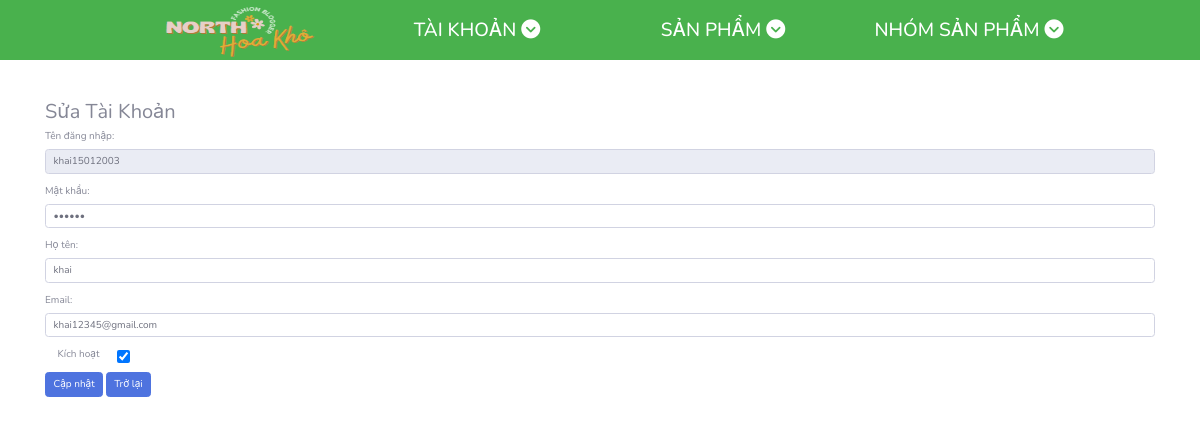
The app's page /suataikhoan.php?tendangnhap=khai15012003 with its own data.
### tables this page shows
CREATE TABLE `taikhoan` (
  `tendangnhap` varchar(50) NOT NULL,
  `matkhau` varchar(50) NOT NULL,
  `hoten` varchar(100) DEFAULT NULL,
  `email` varchar(100) DEFAULT NULL,
  `enable` tinyint(1) NOT NULL DEFAULT 1
);

### ketnoi.php (called while the page is built, shortened)
<?php
   class ketnoi{
   private    $servername = "localhost";
   private  $username = "root";
   private   $password = "";
   private  $dbname = "webbanhoa";
    function __construct(){
    $this->conn = mysqli_connect( $this->servername,  $this->username,  $this->password,  $this->dbname);
}}
    ?>

### function_taikhoan.php (called while the page is built, shortened)
<?php
include "ketnoi.php";
class taikhoan extends ketnoi{
function hienthiid($id){
    $sql = "SELECT * FROM taikhoan WHERE tendangnhap = '$id'";
    $result = mysqli_query($this->conn,$sql);
    return $result;
}
};

### suataikhoan.php (the view, shortened to what this page needs)
<link href="quantri/vendor/fontawesome-free/css/all.min.css" rel="stylesheet" type="text/css">
    <link href="quantri/css/sb-admin-2.min.css" rel="stylesheet">
<?php include "headerquantri.php";
include "function_taikhoan.php";
$taikhoan = new taikhoan();
$tendangnhap = $_GET['tendangnhap'];
$result = $taikhoan->hienthiid($tendangnhap);
$row = mysqli_fetch_array($result);
?>
<!DOCTYPE html>
<html lang="en">
<body>
    <div class="container">
        <h2>Sửa Tài Khoản</h2>
        <form action="" method="POST">
            <div class="form-group">
                <label for="email">Tên đăng nhập:</label>
                <input type="text" class="form-control" id="tenn" name="ten"
                    value="<?php echo $row['tendangnhap'] ?>" disabled >
            </div>
            <div class="form-group">
                <label for="pwd">Mật khẩu:</label>
                <input type="password" class="form-control" name="matkhau" value="<?php echo $row['matkhau'] ?> "
                    required>
            </div>
            <div class="form-group">
                <label for="email">Họ tên:</label>
                <input type="text" class="form-control" name="hoten" value="<?php echo $row['hoten'] ?> ">
            </div>
            <div class="form-group">
                <label for="email">Email:</label>
                <input type="text" class="form-control" name="email" value="<?php echo $row['email'] ?> ">
            </div>
            <div class="form-group form-check">
                <label class="form-check-label" style="margin-right: 30px; "> Kích hoạt </label>
                <input class="form-check-input" type="checkbox" name="enable" value="1" <?php if ($row['enable'] == 1)
                        echo "checked" ?> />
            </div>
            <button type="submit" class="btn btn-primary" name='ok'>Cập nhật</button>
            <a href="taikhoan.php" class="btn btn-primary">Trở lại</a>
        </form>
    </div>
</body>
</html>

### assets/css/main.css (style rules this page uses)
.container { margin-top: 40px; }

### assets/css/base.css (style rules this page uses)
:root { --green-color:#49b14d; --white-color:#fff; --black-color:#000; --header-height:180px; --header-top-height:38px; --header-center-height: 80px; --header-bottom-height:calc(var(--header-height) - (var(--header-top-height) + var(--header-center-height))) }
* { box-sizing: border-box; }
html { font-size: 62.5%; font-family: 'Roboto', sans-serif; line-height: 1.6rem; margin: 0 auto; }

### records on screen
taikhoan: ten "khai15012003", hoten "khai", email "khai12345@gmail.com", enable "☑"
